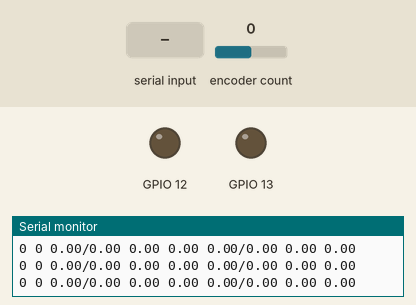
The sketch below on a simulated ESP32. Shown: output pins drawn as LEDs (lit = HIGH), the last lines printed to the serial monitor. Inputs (shaded band) come from the test bench; at power-on: encoder count 0.

Above: at 1.2 s.
1.3 s: "90,45\n" received over Serial
At 1.7 s:
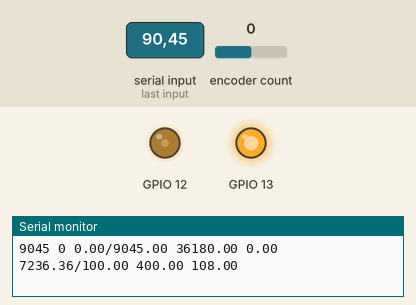
2.8 s: "5\n" received over Serial
At 3.7 s:
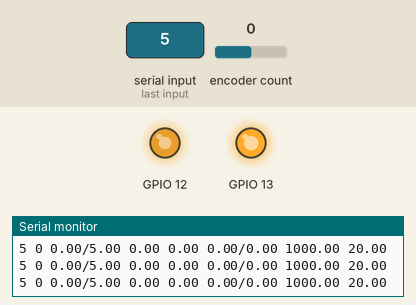
4.3 s: encoder count set to 1
At 5.5 s:
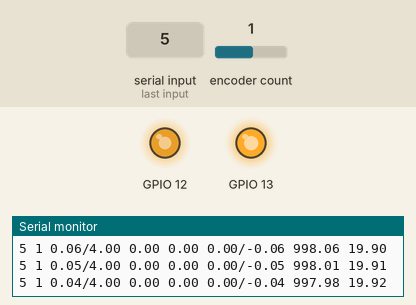
5.8 s: "30,150\n" received over Serial
At 6.6 s:
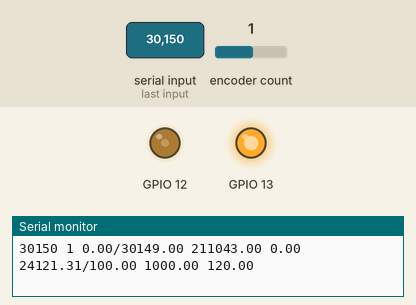
7.3 s: "90\n" received over Serial
At 8.6 s:
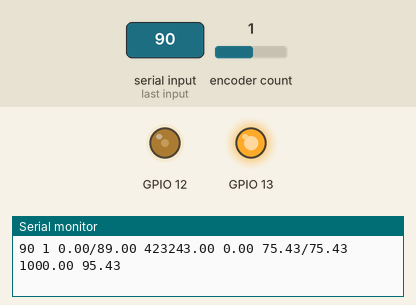
8.9 s: "5\n" received over Serial
At 11.2 s:
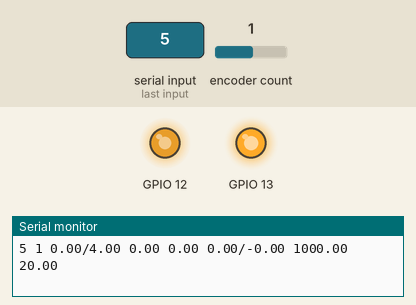
Timing chart, 0 to 12.7 s (numbered marks = the images above; inputs shaded):
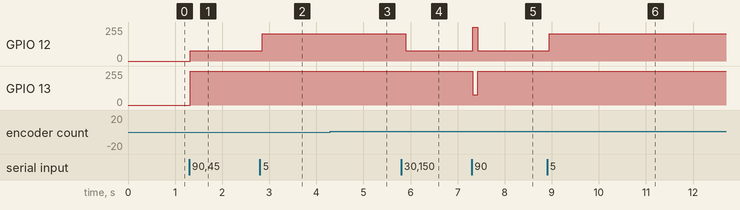

The sketch:

MotorControlTest.ino
```cpp
#include "ESP32Encoder.h"
#include "AM2861.h"

AM2861 am2861(0, 12, 1, 13, 5000, 12);
ESP32Encoder encoder;

unsigned long myTime;
int32_t lastTick;
float velocity;
float error_i, error_pos_i, error_pos_d, last_error_pos;

String inString = "";
int command = 0;

void setup()
{
  Serial.begin(115200);

  ESP32Encoder::useInternalWeakPullResistors=UP;
  encoder.attachSingleEdge(4, 5);
  encoder.clearCount();
  encoder.setFilter(1023);
}

void loop()
{
  float error;
  float error_pos;
  if(millis() - myTime > 100)
  {
    int32_t ticks = (int32_t)encoder.getCount();
    float temp = ((float)ticks - (float)lastTick)*1000*60/276/100;
    velocity = velocity * 0.8 + temp * 0.2;

    Serial.print(command);
    Serial.print(" ");
    Serial.print(ticks);
    Serial.print(" ");
    Serial.print(velocity);
    Serial.print("/");

    error_pos = command - (float)ticks;
    error_pos_i += error_pos;
    error_pos_d = error_pos - last_error_pos;
    last_error_pos = error_pos;
    if(error_pos_i > 1000000) error_pos_i = 1000000;
    else if(error_pos_i < -1000000) error_pos_i = -1000000;
    float command_vel = error_pos * 0.8 + error_pos_i * 0.00001 + error_pos_d*1.5;
    if(abs(error_pos) < 10)
    {
      error_pos_i = 0;
      command_vel = 0;
    }

    Serial.print(error_pos);
    Serial.print(" ");
    Serial.print(error_pos_i);
    Serial.print(" ");
    Serial.print(error_pos_d);
    Serial.print(" ");
    Serial.print(command_vel);
    Serial.print("/");

    if(command_vel > 100) command_vel = 100;
    else if(command_vel < -100) command_vel = -100;

    error = command_vel - velocity;
    error_i += error;
    if(error_i > 1000) error_i = 1000;
    else if(error_i < -1000) error_i = -1000;
    float control_u = error*1 + error_i*0.02;
    Serial.print(error);
    Serial.print(" ");
    Serial.print(error_i);
    Serial.print(" ");
    Serial.println(control_u);
    if(control_u > 70) control_u = 70;
    else if(control_u < -70) control_u = -70;
    if(abs(control_u) < 10) control_u = 0;
    if(control_u > 0)
    {
      am2861.control(false, control_u);
    }
    else
    {
      am2861.control(true, -control_u);
    }
    lastTick = ticks;
    myTime = millis();
  }
  if (Serial.available() > 0)
  {
    int inByte = Serial.read();
    if(isDigit(inByte))
    {
      inString += (char)inByte;
    }
    if(inByte == '\n')
    {
      command = inString.toInt();
      inString = "";
    }
  }
}
```

AM2861.cpp
```cpp
#include "AM2861.h"
#include "esp32-hal-ledc.h"
#include <math.h>

AM2861::AM2861(int _ledc_ch1, int _pin1, int _ledc_ch2, int _pin2, int _freq, int _res)
{
	ledc_ch1 = _ledc_ch1;
	ledc_ch2 = _ledc_ch2;
	pin1 = _pin1;
	pin2 = _pin2;
	freq = _freq;
	res = _res;

	ledcSetup(ledc_ch1, freq, res);
	ledcAttachPin(pin1, ledc_ch1);
	ledcSetup(ledc_ch2, freq, res);
	ledcAttachPin(pin2, ledc_ch2);
}

AM2861::~AM2861(){}

void AM2861::control(bool dir, int duty)
{
	if(duty > 100) duty = 100;
	else if(duty < 0) duty = 0;

	int revDuty = 100 - duty;

	uint32_t fullDuty = pow(2, res) - 1;
	uint32_t actualDuty = fullDuty * revDuty / 100;

	if(duty > 0)
	{
		if(dir)
		{
			ledcWrite(ledc_ch1, fullDuty);
			ledcWrite(ledc_ch2, actualDuty);
		}
		else
		{
			ledcWrite(ledc_ch1, actualDuty);
			ledcWrite(ledc_ch2, fullDuty);
		}
	}
	else
	{
		ledcWrite(ledc_ch1, 0);
		ledcWrite(ledc_ch2, 0);
	}
}
```

AM2861.h
```cpp
#ifndef AM2861_H
#define AM2861_H

class AM2861
{
  public:
    AM2861(int _ledc_ch1, int _pin1, int _ledc_ch2, int _pin2, int _freq, int _res);
    ~AM2861();
    void control(bool dir, int duty);
  protected:
    int ledc_ch1;
    int ledc_ch2;
    int pin1;
    int pin2;
    int freq;
    int res;
  private:
};

#endif
```

Measured:
- after the input at 1.3 s, GPIO 12: 0/255 → 76/255 at once; GPIO 13: 0/255 → 255/255 at once
- after the input at 2.8 s, GPIO 12: 76/255 → 204/255 after 0.05 s
- after the input at 4.3 s, GPIO 12: 204/255 → 206/255 after 0.07 s
- after the input at 5.8 s, GPIO 12: 206/255 → 76/255 after 0.10 s
- after the input at 7.3 s, GPIO 12: 76/255 → 255/255 at once, → 76/255 0.10 s later; GPIO 13: 255/255 → 76/255 at once, → 255/255 0.10 s later
- after the input at 8.9 s, GPIO 12: 76/255 → 206/255 after 0.05 s, → 204/255 1.4 s later
